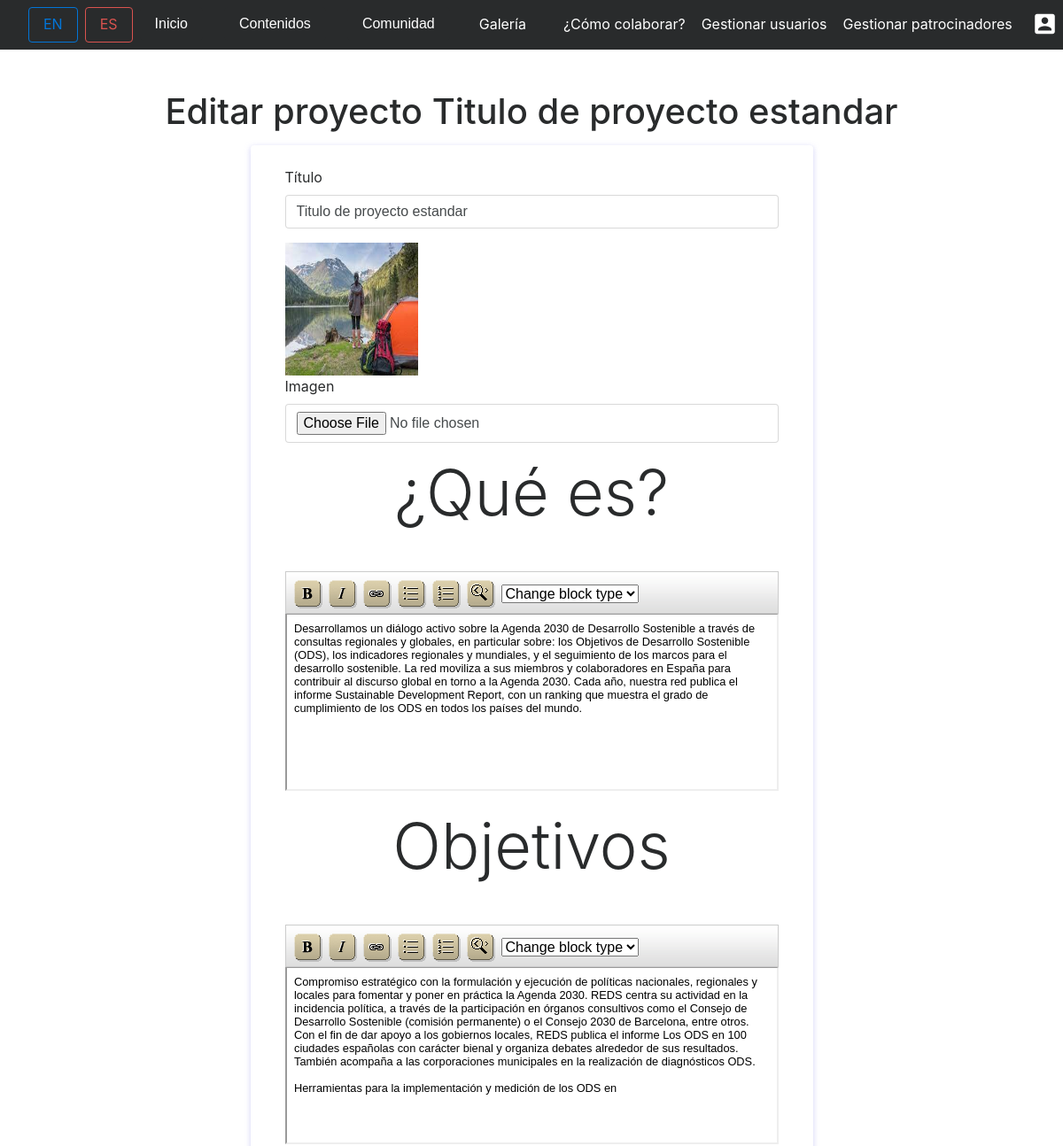
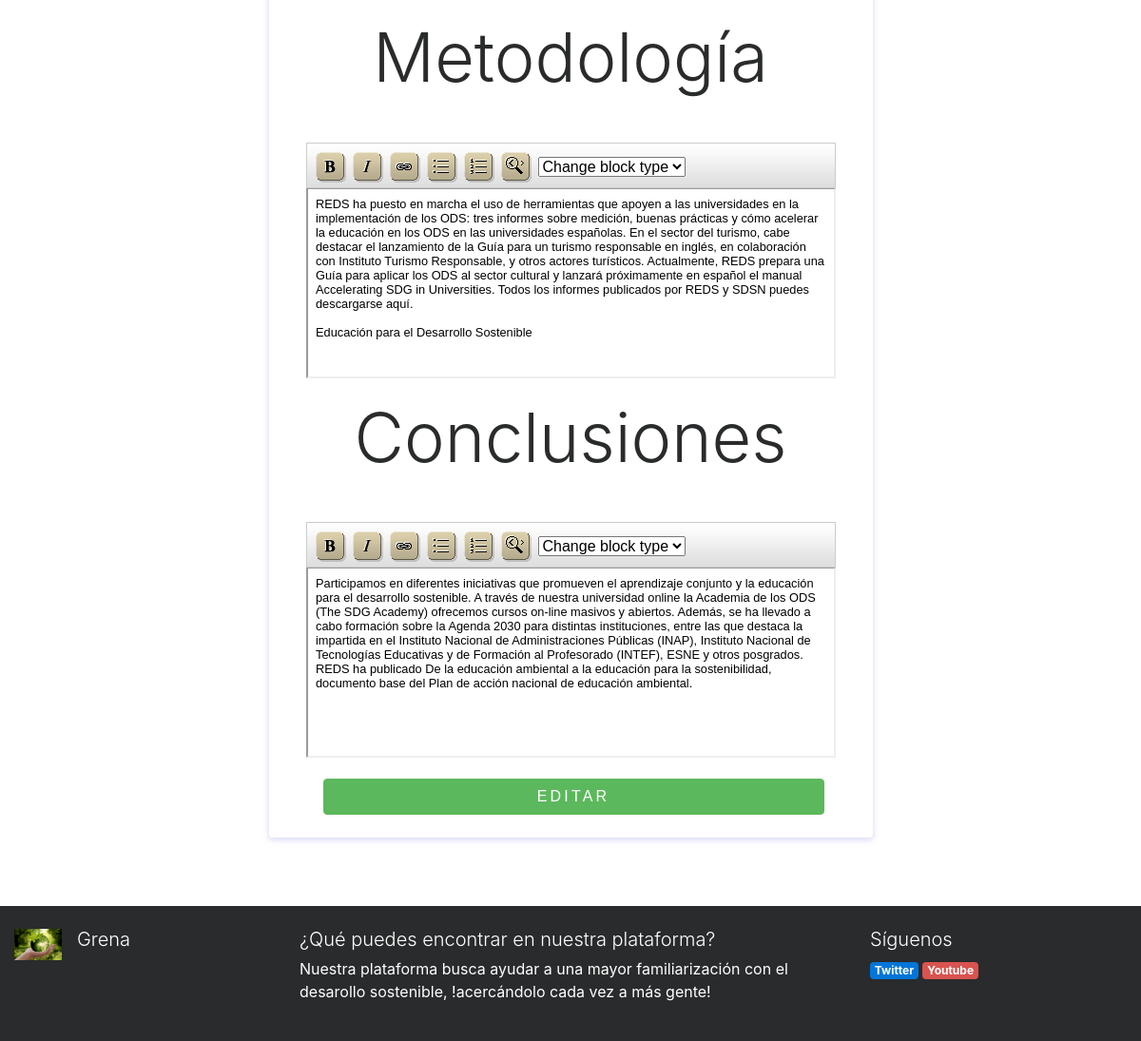
The app's page /index.php?controller=proyectos&action=edit&id=1 (signed in) with its own data (2 pictures, top to bottom).
### tables this page shows
CREATE TABLE IF NOT EXISTS PROYECTO(
		ID_PROYECTO INT(10) AUTO_INCREMENT,
		IMAGEN VARCHAR(255) NOT NULL,
		TITULO VARCHAR(255) NOT NULL,
		INTRODUCCION VARCHAR(7000) NOT NULL,
		OBJETIVOS VARCHAR(7000) NOT NULL,
		METODOLOGIA VARCHAR(7000) NOT NULL,
		CONCLUSIONES VARCHAR(7000) NOT NULL,
		CONSTRAINT PK_PROYECTO PRIMARY KEY(ID_PROYECTO)

	);

### core/ViewManager.php (called while the page is built, shortened)
<?php
class ViewManager {
	private $variables = array();
	public function setVariable($varname, $value, $flash=false) {
		$this->variables[$varname] = $value;
	}
	public function getVariable($varname, $default=NULL) {
		if (!isset($this->variables[$varname])) {
			return $default;
		}
		return $this->variables[$varname];
	}
	public function render($controller, $viewname) {
		include(__DIR__."/../view/$controller/$viewname.php");
	}
	private static $viewmanager_singleton = NULL;
	public static function getInstance() {
		if (self::$viewmanager_singleton == null) {
			self::$viewmanager_singleton = new ViewManager();
		}
		return self::$viewmanager_singleton;
	}
}

### controller/ProyectosController.php (called while the page is built, shortened)
<?php
require_once(__DIR__."/../model/Proyecto.php");
require_once(__DIR__."/../model/ProyectoMapper.php");
require_once(__DIR__."/../core/ViewManager.php");
class ProyectosController extends BaseController {
	private $proyectoMapper;
	public function __construct() {
		$this->proyectoMapper = new ProyectoMapper();
	}
	public function edit() {
		try{
		$proyectoid = $_GET["id"];
		$proyecto = $this->proyectoMapper->findById($proyectoid);
		$this->view->setVariable("proyecto", $proyecto);
		$this->view->render("proyectos", "edit");
	} catch(Exception $ex) {
		$this->view->popFlashF();
	header("Location: index.php?controller=proyectos&action=showall");
	}
	}
}

### index.php (called while the page is built, shortened)
<?php
function run() {
	try {
		$controller = loadController($_GET["controller"]);
		$actionName = $_GET["action"];
		$controller->$actionName();
	} catch(Exception $ex) {
		die("An exception occured!!!!!".$ex->getMessage());
	}
}
function loadController($controllerName) {
	return new $controllerClassName();
}
run();
?>

### core/I18n.php (called while the page is built, shortened)
<?php
class I18n {
	private $messages;
	public function i18n($key) {
		if (isset($this->messages[$key])){
			return $this->messages[$key];
		}else{
			return $key;
		}
	}
	private static $i18n_singleton = null;
	public static function getInstance() {
		if (self::$i18n_singleton == NULL) {
			self::$i18n_singleton = new I18n();
		}
		return self::$i18n_singleton;
	}
}
function i18n($key) {
	return I18n::getInstance()->i18n($key);
}

### model/Proyecto.php (called while the page is built, shortened)
<?php
class Proyecto {
	private $id;
	private $titulo;
	private $introduccion;
	private $objetivos;
	private $metodologia;
	private $conclusiones;
	public function __construct($id=NULL,$imagen=NULL, $introduccion=NULL, $objetivos=NULL, $titulo=NULL, $metodologia=NULL,$conclusiones=NULL) {
		$this->id = $id;
		$this->imagen= $imagen;
		$this->introduccion= $introduccion;
		$this->objetivos = $objetivos;
		$this->titulo = $titulo;
		$this->metodologia = $metodologia;
		$this->conclusiones = $conclusiones;
	}
	public function getId() {
		return $this->id;
	}
	public function getImagen() {
		return $this->imagen;
	}
	public function getIntroduccion() {
		return $this->introduccion;
	}
	public function getObjetivos() {
		return $this->objetivos;
	}
	public function getTitulo() {
		return $this->titulo;
	}
	public function getMetodologia() {
		return $this->metodologia;
	}
	public function getConclusiones() {
		return $this->conclusiones;
	}
}

### model/ProyectoMapper.php (called while the page is built, shortened)
<?php
require_once(__DIR__."/../core/PDOConnection.php");
require_once(__DIR__."/../model/Proyecto.php");
class ProyectoMapper {
	private $db;
	public function __construct() {
		$this->db = PDOConnection::getInstance();
	}
	public function findById($proyectoid){
		$stmt = $this->db->prepare("SELECT * FROM PROYECTO WHERE ID_PROYECTO=?");
		$stmt->execute(array($proyectoid));
		$proyecto = $stmt->fetch(PDO::FETCH_ASSOC);
		if($proyecto != null) {
			return new Proyecto(
				$proyecto["ID_PROYECTO"],$proyecto["IMAGEN"], $proyecto["INTRODUCCION"],$proyecto["OBJETIVOS"],$proyecto["TITULO"],$proyecto["METODOLOGIA"],$proyecto["CONCLUSIONES"]);
		} else {
			return NULL;
		}
	}
	}

### core/PDOConnection.php (called while the page is built)
<?php
class PDOConnection {
	private static $dbhost = "127.0.0.1";
	private static $dbname = "GRENA";
	private static $dbuser = "grena";
	private static $dbpass = "grena21";
	private static $db_singleton = null;
	public static function getInstance() {
		if (self::$db_singleton == null) {
			self::$db_singleton = new PDO(
			"mysql:host=".self::$dbhost.";dbname=".self::$dbname.";charset=utf8",
			self::$dbuser,
			self::$dbpass,
			array(
				PDO::ATTR_EMULATE_PREPARES => false,
				PDO::ATTR_ERRMODE => PDO::ERRMODE_EXCEPTION
			)
		);
	}
	return self::$db_singleton;
}
}
?>

### view/proyectos/edit.php (the view, shortened to what this page needs)
<?php
require_once(__DIR__."/../../core/ViewManager.php");
$view = ViewManager::getInstance();
$proyecto= $view->getVariable("proyecto");
?>
<div class="container mb-5"><div class=" text-center mt-5 ">
        <h1><?= i18n("Editar proyecto")?> <?=$proyecto->getTitulo() ?></h1>
    </div>
    <div class="row ">
        <div class="col-lg-7 mx-auto">
            <div class="card mt-2 mx-auto p-4 bg-light">
                <div class="card-body bg-light">
                    <div class="container">
                        <form id="contact-form" role="form" action="index.php?controller=proyectos&amp;action=edit&amp;id=<?=$proyecto->getId() ?>" onsubmit="return validarformularioproyectoedit()"  method="POST" enctype="multipart/form-data">
                            <div class="controls">
                                <div class="row">
                                    <div class="col-md-12">
                                        <div class="form-group"> <label for="titulo"><?= i18n("Título")?></label> <input id="titulo" onblur="validarVacio(this.id)" type="text" name="titulo" class="form-control" value="<?= $proyecto->getTitulo() ?>" placeholder="<?= i18n("Introduzca aquí el título")?>" required="required" > </div>
                                    </div>
                                </div>
                                <div class="row">
                                    <div class="col-md-12">
                                    <img id="preview" src="images/<?= $proyecto->getImagen() ?>" width="150" height="150" alt="Preview" />
                                        <div class="form-group"> <label for="titulo"><?= i18n("Imagen")?></label> <input id="imagen" type="file" name='imagen' class="form-control"  accept="image/png, .jpeg, .jpg, image/gif"  > </div>
                                    </div>
                                </div>
                                <div class="row">
                                    <div class="col-md-12">
                                    <h3 class="display-3 titulovideos"><?= i18n("¿Qué es?")?></h3>
                                        <div class="form-group">   <textarea rows="15" name="introduccion" onblur="validarVacio(this.id)" class="widgEditor" id="mytextarea"><?=nl2br( $proyecto->getIntroduccion()) ?></textarea> </div>
                                    </div>
                                </div>
                                <div class="row">
                                    <div class="col-md-12">
                                    <h3 class="display-3 titulovideos"><?= i18n("Objetivos")?></h3>
                                        <div class="form-group">   <textarea rows="15" name="objetivos" onblur="validarVacio(this.id)"  class="widgEditor" id="mytextarea1"><?=nl2br( $proyecto->getObjetivos()) ?></textarea> </div>
                                    </div>
                                </div>
                                <div class="row">
                                    <div class="col-md-12">
                                    <h3 class="display-3 titulovideos"><?= i18n("Metodología")?></h3>
                                        <div class="form-group">   <textarea rows="15" name="metodologia" onblur="validarVacio(this.id)" class="widgEditor" id="mytextarea2"><?=nl2br( $proyecto->getMetodologia()) ?></textarea> </div>
                                    </div>
                                </div>
                                <div class="row">
                                    <div class="col-md-12">
                                    <h3 class="display-3 titulovideos"><?= i18n("Conclusiones")?></h3>
                                        <div class="form-group">   <textarea rows="15" name="conclusiones" onblur="validarVacio(this.id)" class="widgEditor" id="mytextarea3"><?=nl2br( $proyecto->getConclusiones()) ?></textarea> </div>
                                    </div>
                                </div>
                                <div class="col-md-12"> <button type="submit" class="btn btn-success btn-send pt-2 btn-block w-100" name="submit" value="submit"> <?= i18n("Editar")?> </button></div>
                            </div>
                        </form>
                    </div>
                </div>
            </div>
        </div>
    </div>
</div>

### css/style.css (style rules this page uses)
.btn-send { font-weight: 300; text-transform: uppercase; letter-spacing: 0.2em; width: 80%; margin-left: 3px }
.card { margin-left: 10px; margin-right: 10px }

### widgEditor/css/widgContent.css (style rules this page uses)
body { font-family: Arial, Helvetica, sans-serif; font-size: 80%; background-color: #FFFFFF; color: #000000; }

### records on screen
proyecto: TITULO "Titulo de proyecto estandar", titulo "Titulo de proyecto estandar", IMAGEN (picture)

### other values on screen
i18n("Inicio") "Inicio"
i18n("Contenidos") "Contenidos"
i18n("Comunidad") "Comunidad"
i18n("Galería") "Galería"
i18n("¿Cómo colaborar?") "¿Cómo colaborar?"
i18n("Gestionar usuarios") "Gestionar usuarios"
i18n("Gestionar patrocinadores") "Gestionar patrocinadores"
i18n("Editar proyecto") "Editar proyecto"
i18n("Título") "Título"
i18n("Imagen") "Imagen"
i18n("¿Qué es?") "¿Qué es?"
i18n("Objetivos") "Objetivos"
i18n("Metodología") "Metodología"
i18n("Conclusiones") "Conclusiones"
i18n("Editar") "EDITAR"
